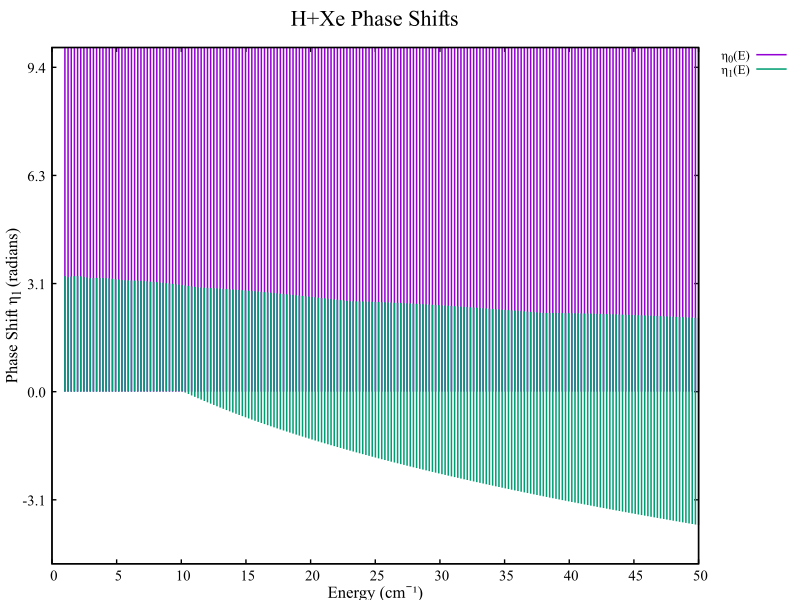

Source code (gnuplot):
set terminal pdfcairo size 8,6
set output '/Users/srishtighosh/Downloads/CodesForColdCollisionProject/analysis/plots/gnuplot_generated/psplot.pdf'
set tics font "Times New Roman, 16"
set xlabel font "Times New Roman, 18"
set ylabel font "Times New Roman, 18"
set key outside right top font "Times New Roman,14"
set title font "Times New Roman, 24, bold"
set title "H+Xe Phase Shifts"
set xlabel "Energy (cm⁻¹)"
set ylabel "Phase Shift η_l (radians)"
set border linewidth 2
set xtics 5
set xrange [0:50]
set yrange [-5:10]      # Adjust based on your data's specific phase range
set ytics 3.14159       # Set tick marks to multiples of Pi (π)
set format y "%.1f"
plot '/Users/srishtighosh/Downloads/CodesForColdCollisionProject/vpa/phshift.txt' using 1:2 w l lw 2.2 title 'η_0(E)', \
     '/Users/srishtighosh/Downloads/CodesForColdCollisionProject/vpa/phshift.txt' using 1:3 w l lw 2.2 title 'η_1(E)'
